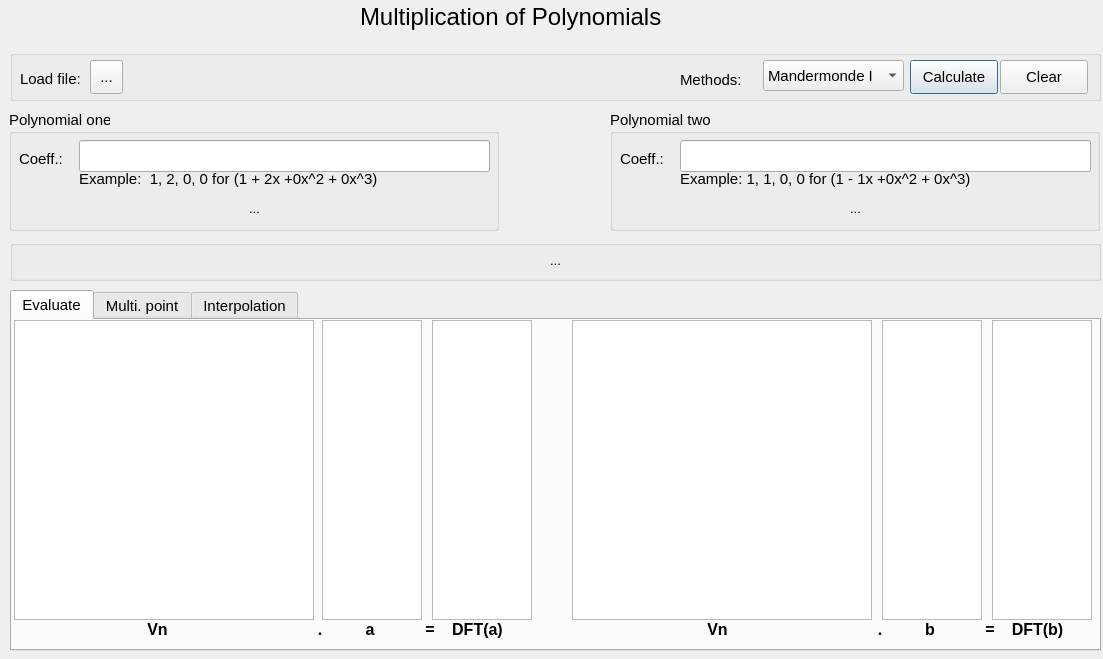
<?xml version="1.0" encoding="UTF-8"?>
<ui version="4.0">
 <class>Dialog</class>
 <widget class="QDialog" name="Dialog">
  <property name="geometry">
   <rect>
    <x>0</x>
    <y>0</y>
    <width>1103</width>
    <height>659</height>
   </rect>
  </property>
  <property name="font">
   <font>
    <pointsize>11</pointsize>
   </font>
  </property>
  <property name="windowTitle">
   <string>FFT-ADA</string>
  </property>
  <property name="toolTip">
   <string/>
  </property>
  <property name="layoutDirection">
   <enum>Qt::LeftToRight</enum>
  </property>
  <widget class="QLabel" name="label">
   <property name="geometry">
    <rect>
     <x>360</x>
     <y>0</y>
     <width>331</width>
     <height>34</height>
    </rect>
   </property>
   <property name="font">
    <font>
     <pointsize>18</pointsize>
    </font>
   </property>
   <property name="toolTip">
    <string>ddd</string>
   </property>
   <property name="text">
    <string>Multiplication of Polynomials</string>
   </property>
  </widget>
  <widget class="QGroupBox" name="groupBox">
   <property name="geometry">
    <rect>
     <x>10</x>
     <y>50</y>
     <width>1091</width>
     <height>51</height>
    </rect>
   </property>
   <property name="title">
    <string/>
   </property>
   <widget class="QLabel" name="label_2">
    <property name="geometry">
     <rect>
      <x>10</x>
      <y>20</y>
      <width>71</width>
      <height>18</height>
     </rect>
    </property>
    <property name="text">
     <string>Load file:</string>
    </property>
   </widget>
   <widget class="QToolButton" name="toolButton_load">
    <property name="geometry">
     <rect>
      <x>80</x>
      <y>10</y>
      <width>33</width>
      <height>34</height>
     </rect>
    </property>
    <property name="text">
     <string>...</string>
    </property>
   </widget>
   <widget class="QPushButton" name="pushButton_calculate">
    <property name="geometry">
     <rect>
      <x>900</x>
      <y>10</y>
      <width>88</width>
      <height>34</height>
     </rect>
    </property>
    <property name="text">
     <string>Calculate</string>
    </property>
   </widget>
   <widget class="QComboBox" name="comboBox_method">
    <property name="geometry">
     <rect>
      <x>753</x>
      <y>10</y>
      <width>141</width>
      <height>31</height>
     </rect>
    </property>
    <item>
     <property name="text">
      <string>Mandermonde I</string>
     </property>
    </item>
    <item>
     <property name="text">
      <string>Vandermonde R</string>
     </property>
    </item>
    <item>
     <property name="text">
      <string>Bit Reverso</string>
     </property>
    </item>
    <item>
     <property name="text">
      <string>Lagrange</string>
     </property>
    </item>
   </widget>
   <widget class="QLabel" name="label_3">
    <property name="geometry">
     <rect>
      <x>670</x>
      <y>20</y>
      <width>71</width>
      <height>20</height>
     </rect>
    </property>
    <property name="font">
     <font>
      <pointsize>11</pointsize>
     </font>
    </property>
    <property name="text">
     <string>Methods:</string>
    </property>
   </widget>
   <widget class="QPushButton" name="pushButton_clear">
    <property name="geometry">
     <rect>
      <x>990</x>
      <y>10</y>
      <width>88</width>
      <height>34</height>
     </rect>
    </property>
    <property name="text">
     <string>Clear</string>
    </property>
   </widget>
  </widget>
  <widget class="QGroupBox" name="groupBox_2">
   <property name="geometry">
    <rect>
     <x>9</x>
     <y>110</y>
     <width>490</width>
     <height>121</height>
    </rect>
   </property>
   <property name="title">
    <string>Polynomial one</string>
   </property>
   <widget class="QLabel" name="label_4">
    <property name="geometry">
     <rect>
      <x>10</x>
      <y>40</y>
      <width>58</width>
      <height>18</height>
     </rect>
    </property>
    <property name="text">
     <string>Coeff.:</string>
    </property>
   </widget>
   <widget class="QLineEdit" name="lineEdit_poly_a">
    <property name="geometry">
     <rect>
      <x>70</x>
      <y>30</y>
      <width>411</width>
      <height>32</height>
     </rect>
    </property>
   </widget>
   <widget class="QLabel" name="label_poly_a">
    <property name="geometry">
     <rect>
      <x>10</x>
      <y>90</y>
      <width>471</width>
      <height>16</height>
     </rect>
    </property>
    <property name="font">
     <font>
      <pointsize>10</pointsize>
     </font>
    </property>
    <property name="layoutDirection">
     <enum>Qt::LeftToRight</enum>
    </property>
    <property name="midLineWidth">
     <number>0</number>
    </property>
    <property name="text">
     <string>...</string>
    </property>
    <property name="alignment">
     <set>Qt::AlignCenter</set>
    </property>
   </widget>
   <widget class="QLabel" name="label_41">
    <property name="geometry">
     <rect>
      <x>70</x>
      <y>60</y>
      <width>411</width>
      <height>18</height>
     </rect>
    </property>
    <property name="text">
     <string>Example:  1, 2, 0, 0 for (1 + 2x +0x^2 + 0x^3)</string>
    </property>
   </widget>
  </widget>
  <widget class="QGroupBox" name="groupBox_3">
   <property name="geometry">
    <rect>
     <x>610</x>
     <y>110</y>
     <width>490</width>
     <height>121</height>
    </rect>
   </property>
   <property name="title">
    <string>Polynomial two</string>
   </property>
   <widget class="QLabel" name="label_5">
    <property name="geometry">
     <rect>
      <x>10</x>
      <y>40</y>
      <width>58</width>
      <height>18</height>
     </rect>
    </property>
    <property name="text">
     <string>Coeff.:</string>
    </property>
   </widget>
   <widget class="QLineEdit" name="lineEdit_poly_b">
    <property name="geometry">
     <rect>
      <x>70</x>
      <y>30</y>
      <width>411</width>
      <height>32</height>
     </rect>
    </property>
   </widget>
   <widget class="QLabel" name="label_poly_b">
    <property name="geometry">
     <rect>
      <x>10</x>
      <y>90</y>
      <width>471</width>
      <height>16</height>
     </rect>
    </property>
    <property name="font">
     <font>
      <pointsize>10</pointsize>
      <weight>50</weight>
      <bold>false</bold>
     </font>
    </property>
    <property name="layoutDirection">
     <enum>Qt::LeftToRight</enum>
    </property>
    <property name="midLineWidth">
     <number>0</number>
    </property>
    <property name="text">
     <string>...</string>
    </property>
    <property name="alignment">
     <set>Qt::AlignCenter</set>
    </property>
   </widget>
   <widget class="QLabel" name="label_42">
    <property name="geometry">
     <rect>
      <x>70</x>
      <y>60</y>
      <width>411</width>
      <height>18</height>
     </rect>
    </property>
    <property name="text">
     <string>Example: 1, 1, 0, 0 for (1 - 1x +0x^2 + 0x^3)</string>
    </property>
   </widget>
  </widget>
  <widget class="QTabWidget" name="tabWidget">
   <property name="geometry">
    <rect>
     <x>10</x>
     <y>290</y>
     <width>1091</width>
     <height>361</height>
    </rect>
   </property>
   <property name="currentIndex">
    <number>0</number>
   </property>
   <widget class="QWidget" name="tab_1">
    <attribute name="title">
     <string>Evaluate</string>
    </attribute>
    <widget class="QTableWidget" name="tableWidget_vn_a">
     <property name="geometry">
      <rect>
       <x>2</x>
       <y>0</y>
       <width>300</width>
       <height>300</height>
      </rect>
     </property>
     <attribute name="horizontalHeaderCascadingSectionResizes">
      <bool>true</bool>
     </attribute>
     <attribute name="horizontalHeaderDefaultSectionSize">
      <number>60</number>
     </attribute>
    </widget>
    <widget class="QTableWidget" name="tableWidget_coff_a">
     <property name="geometry">
      <rect>
       <x>310</x>
       <y>0</y>
       <width>100</width>
       <height>300</height>
      </rect>
     </property>
     <attribute name="horizontalHeaderCascadingSectionResizes">
      <bool>true</bool>
     </attribute>
     <attribute name="horizontalHeaderDefaultSectionSize">
      <number>100</number>
     </attribute>
    </widget>
    <widget class="QTableWidget" name="tableWidget_dft_a">
     <property name="geometry">
      <rect>
       <x>420</x>
       <y>0</y>
       <width>100</width>
       <height>300</height>
      </rect>
     </property>
     <attribute name="horizontalHeaderCascadingSectionResizes">
      <bool>true</bool>
     </attribute>
     <attribute name="horizontalHeaderDefaultSectionSize">
      <number>100</number>
     </attribute>
    </widget>
    <widget class="QLabel" name="label_6">
     <property name="geometry">
      <rect>
       <x>130</x>
       <y>300</y>
       <width>31</width>
       <height>18</height>
      </rect>
     </property>
     <property name="font">
      <font>
       <pointsize>12</pointsize>
       <weight>75</weight>
       <bold>true</bold>
      </font>
     </property>
     <property name="text">
      <string>Vn</string>
     </property>
     <property name="alignment">
      <set>Qt::AlignCenter</set>
     </property>
    </widget>
    <widget class="QLabel" name="label_7">
     <property name="geometry">
      <rect>
       <x>350</x>
       <y>300</y>
       <width>16</width>
       <height>18</height>
      </rect>
     </property>
     <property name="font">
      <font>
       <pointsize>12</pointsize>
       <weight>75</weight>
       <bold>true</bold>
      </font>
     </property>
     <property name="text">
      <string>a</string>
     </property>
     <property name="alignment">
      <set>Qt::AlignCenter</set>
     </property>
    </widget>
    <widget class="QLabel" name="label_8">
     <property name="geometry">
      <rect>
       <x>440</x>
       <y>300</y>
       <width>51</width>
       <height>18</height>
      </rect>
     </property>
     <property name="font">
      <font>
       <pointsize>12</pointsize>
       <weight>75</weight>
       <bold>true</bold>
      </font>
     </property>
     <property name="text">
      <string>DFT(a)</string>
     </property>
     <property name="alignment">
      <set>Qt::AlignCenter</set>
     </property>
    </widget>
    <widget class="QLabel" name="label_9">
     <property name="geometry">
      <rect>
       <x>300</x>
       <y>300</y>
       <width>16</width>
       <height>18</height>
      </rect>
     </property>
     <property name="font">
      <font>
       <pointsize>12</pointsize>
       <weight>75</weight>
       <bold>true</bold>
      </font>
     </property>
     <property name="text">
      <string>.</string>
     </property>
     <property name="alignment">
      <set>Qt::AlignCenter</set>
     </property>
    </widget>
    <widget class="QLabel" name="label_10">
     <property name="geometry">
      <rect>
       <x>410</x>
       <y>300</y>
       <width>16</width>
       <height>18</height>
      </rect>
     </property>
     <property name="font">
      <font>
       <pointsize>12</pointsize>
       <weight>75</weight>
       <bold>true</bold>
      </font>
     </property>
     <property name="text">
      <string>=</string>
     </property>
     <property name="alignment">
      <set>Qt::AlignCenter</set>
     </property>
    </widget>
    <widget class="QLabel" name="label_11">
     <property name="geometry">
      <rect>
       <x>690</x>
       <y>270</y>
       <width>31</width>
       <height>18</height>
      </rect>
     </property>
     <property name="font">
      <font>
       <weight>75</weight>
       <bold>true</bold>
      </font>
     </property>
     <property name="text">
      <string>Vn</string>
     </property>
    </widget>
    <widget class="QTableWidget" name="tableWidget_coff_b">
     <property name="geometry">
      <rect>
       <x>870</x>
       <y>0</y>
       <width>100</width>
       <height>300</height>
      </rect>
     </property>
     <attribute name="horizontalHeaderCascadingSectionResizes">
      <bool>true</bool>
     </attribute>
     <attribute name="horizontalHeaderDefaultSectionSize">
      <number>100</number>
     </attribute>
    </widget>
    <widget class="QTableWidget" name="tableWidget_vn_b">
     <property name="geometry">
      <rect>
       <x>560</x>
       <y>0</y>
       <width>300</width>
       <height>300</height>
      </rect>
     </property>
     <attribute name="horizontalHeaderCascadingSectionResizes">
      <bool>true</bool>
     </attribute>
     <attribute name="horizontalHeaderDefaultSectionSize">
      <number>60</number>
     </attribute>
    </widget>
    <widget class="QTableWidget" name="tableWidget_dft_b">
     <property name="geometry">
      <rect>
       <x>980</x>
       <y>0</y>
       <width>100</width>
       <height>300</height>
      </rect>
     </property>
     <attribute name="horizontalHeaderCascadingSectionResizes">
      <bool>true</bool>
     </attribute>
     <attribute name="horizontalHeaderDefaultSectionSize">
      <number>100</number>
     </attribute>
    </widget>
    <widget class="QLabel" name="label_12">
     <property name="geometry">
      <rect>
       <x>690</x>
       <y>300</y>
       <width>31</width>
       <height>18</height>
      </rect>
     </property>
     <property name="font">
      <font>
       <pointsize>12</pointsize>
       <weight>75</weight>
       <bold>true</bold>
      </font>
     </property>
     <property name="text">
      <string>Vn</string>
     </property>
     <property name="alignment">
      <set>Qt::AlignCenter</set>
     </property>
    </widget>
    <widget class="QLabel" name="label_13">
     <property name="geometry">
      <rect>
       <x>970</x>
       <y>300</y>
       <width>16</width>
       <height>18</height>
      </rect>
     </property>
     <property name="font">
      <font>
       <pointsize>12</pointsize>
       <weight>75</weight>
       <bold>true</bold>
      </font>
     </property>
     <property name="text">
      <string>=</string>
     </property>
     <property name="alignment">
      <set>Qt::AlignCenter</set>
     </property>
    </widget>
    <widget class="QLabel" name="label_14">
     <property name="geometry">
      <rect>
       <x>910</x>
       <y>300</y>
       <width>16</width>
       <height>18</height>
      </rect>
     </property>
     <property name="font">
      <font>
       <pointsize>12</pointsize>
       <weight>75</weight>
       <bold>true</bold>
      </font>
     </property>
     <property name="text">
      <string>b</string>
     </property>
     <property name="alignment">
      <set>Qt::AlignCenter</set>
     </property>
    </widget>
    <widget class="QLabel" name="label_15">
     <property name="geometry">
      <rect>
       <x>1000</x>
       <y>300</y>
       <width>51</width>
       <height>18</height>
      </rect>
     </property>
     <property name="font">
      <font>
       <pointsize>12</pointsize>
       <weight>75</weight>
       <bold>true</bold>
      </font>
     </property>
     <property name="text">
      <string>DFT(b)</string>
     </property>
     <property name="alignment">
      <set>Qt::AlignCenter</set>
     </property>
    </widget>
    <widget class="QLabel" name="label_23">
     <property name="geometry">
      <rect>
       <x>860</x>
       <y>300</y>
       <width>16</width>
       <height>18</height>
      </rect>
     </property>
     <property name="font">
      <font>
       <pointsize>12</pointsize>
       <weight>75</weight>
       <bold>true</bold>
      </font>
     </property>
     <property name="text">
      <string>.</string>
     </property>
     <property name="alignment">
      <set>Qt::AlignCenter</set>
     </property>
    </widget>
   </widget>
   <widget class="QWidget" name="tab_2">
    <attribute name="title">
     <string>Multi. point</string>
    </attribute>
    <widget class="QTableWidget" name="tableWidget_yn">
     <property name="geometry">
      <rect>
       <x>570</x>
       <y>0</y>
       <width>100</width>
       <height>300</height>
      </rect>
     </property>
     <attribute name="horizontalHeaderCascadingSectionResizes">
      <bool>true</bool>
     </attribute>
     <attribute name="horizontalHeaderDefaultSectionSize">
      <number>100</number>
     </attribute>
    </widget>
    <widget class="QLabel" name="label_16">
     <property name="geometry">
      <rect>
       <x>490</x>
       <y>300</y>
       <width>51</width>
       <height>20</height>
      </rect>
     </property>
     <property name="font">
      <font>
       <pointsize>12</pointsize>
       <weight>75</weight>
       <bold>true</bold>
      </font>
     </property>
     <property name="text">
      <string>DFT(b)</string>
     </property>
     <property name="alignment">
      <set>Qt::AlignCenter</set>
     </property>
    </widget>
    <widget class="QLabel" name="label_17">
     <property name="geometry">
      <rect>
       <x>610</x>
       <y>300</y>
       <width>21</width>
       <height>18</height>
      </rect>
     </property>
     <property name="font">
      <font>
       <pointsize>12</pointsize>
       <weight>75</weight>
       <bold>true</bold>
      </font>
     </property>
     <property name="text">
      <string>Yn</string>
     </property>
     <property name="alignment">
      <set>Qt::AlignCenter</set>
     </property>
    </widget>
    <widget class="QTableWidget" name="tableWidget_dft_b_2">
     <property name="geometry">
      <rect>
       <x>460</x>
       <y>0</y>
       <width>100</width>
       <height>300</height>
      </rect>
     </property>
     <attribute name="horizontalHeaderCascadingSectionResizes">
      <bool>true</bool>
     </attribute>
     <attribute name="horizontalHeaderDefaultSectionSize">
      <number>100</number>
     </attribute>
    </widget>
    <widget class="QLabel" name="label_18">
     <property name="geometry">
      <rect>
       <x>560</x>
       <y>300</y>
       <width>16</width>
       <height>18</height>
      </rect>
     </property>
     <property name="font">
      <font>
       <pointsize>12</pointsize>
       <weight>75</weight>
       <bold>true</bold>
      </font>
     </property>
     <property name="text">
      <string>=</string>
     </property>
     <property name="alignment">
      <set>Qt::AlignCenter</set>
     </property>
    </widget>
    <widget class="QTableWidget" name="tableWidget_dft_a_2">
     <property name="geometry">
      <rect>
       <x>355</x>
       <y>0</y>
       <width>100</width>
       <height>300</height>
      </rect>
     </property>
     <attribute name="horizontalHeaderCascadingSectionResizes">
      <bool>true</bool>
     </attribute>
     <attribute name="horizontalHeaderDefaultSectionSize">
      <number>100</number>
     </attribute>
    </widget>
    <widget class="QLabel" name="label_19">
     <property name="geometry">
      <rect>
       <x>380</x>
       <y>300</y>
       <width>51</width>
       <height>20</height>
      </rect>
     </property>
     <property name="font">
      <font>
       <pointsize>12</pointsize>
       <weight>75</weight>
       <bold>true</bold>
      </font>
     </property>
     <property name="text">
      <string>DFT(a)</string>
     </property>
     <property name="alignment">
      <set>Qt::AlignCenter</set>
     </property>
    </widget>
    <widget class="QLabel" name="label_20">
     <property name="geometry">
      <rect>
       <x>450</x>
       <y>300</y>
       <width>16</width>
       <height>18</height>
      </rect>
     </property>
     <property name="font">
      <font>
       <pointsize>12</pointsize>
       <weight>75</weight>
       <bold>true</bold>
      </font>
     </property>
     <property name="text">
      <string>.</string>
     </property>
     <property name="alignment">
      <set>Qt::AlignCenter</set>
     </property>
    </widget>
   </widget>
   <widget class="QWidget" name="tab_3">
    <attribute name="title">
     <string>Interpolation</string>
    </attribute>
    <widget class="QLabel" name="label_21">
     <property name="geometry">
      <rect>
       <x>480</x>
       <y>300</y>
       <width>51</width>
       <height>20</height>
      </rect>
     </property>
     <property name="font">
      <font>
       <pointsize>12</pointsize>
       <weight>75</weight>
       <bold>true</bold>
      </font>
     </property>
     <property name="text">
      <string>Vn^-1</string>
     </property>
     <property name="alignment">
      <set>Qt::AlignCenter</set>
     </property>
    </widget>
    <widget class="QTableWidget" name="tableWidget_vn_inv">
     <property name="geometry">
      <rect>
       <x>360</x>
       <y>0</y>
       <width>300</width>
       <height>300</height>
      </rect>
     </property>
     <attribute name="horizontalHeaderCascadingSectionResizes">
      <bool>true</bool>
     </attribute>
     <attribute name="horizontalHeaderDefaultSectionSize">
      <number>60</number>
     </attribute>
    </widget>
    <widget class="QLabel" name="label_22">
     <property name="geometry">
      <rect>
       <x>710</x>
       <y>300</y>
       <width>21</width>
       <height>18</height>
      </rect>
     </property>
     <property name="font">
      <font>
       <pointsize>12</pointsize>
       <weight>75</weight>
       <bold>true</bold>
      </font>
     </property>
     <property name="text">
      <string>Yn</string>
     </property>
     <property name="alignment">
      <set>Qt::AlignCenter</set>
     </property>
    </widget>
    <widget class="QTableWidget" name="tableWidget_yn_2">
     <property name="geometry">
      <rect>
       <x>670</x>
       <y>0</y>
       <width>100</width>
       <height>300</height>
      </rect>
     </property>
     <attribute name="horizontalHeaderCascadingSectionResizes">
      <bool>true</bool>
     </attribute>
     <attribute name="horizontalHeaderDefaultSectionSize">
      <number>100</number>
     </attribute>
    </widget>
    <widget class="QLabel" name="label_24">
     <property name="geometry">
      <rect>
       <x>350</x>
       <y>300</y>
       <width>16</width>
       <height>18</height>
      </rect>
     </property>
     <property name="font">
      <font>
       <pointsize>12</pointsize>
       <weight>75</weight>
       <bold>true</bold>
      </font>
     </property>
     <property name="text">
      <string>=</string>
     </property>
     <property name="alignment">
      <set>Qt::AlignCenter</set>
     </property>
    </widget>
    <widget class="QLabel" name="label_40">
     <property name="geometry">
      <rect>
       <x>290</x>
       <y>300</y>
       <width>21</width>
       <height>18</height>
      </rect>
     </property>
     <property name="font">
      <font>
       <pointsize>12</pointsize>
       <weight>75</weight>
       <bold>true</bold>
      </font>
     </property>
     <property name="text">
      <string>c</string>
     </property>
     <property name="alignment">
      <set>Qt::AlignCenter</set>
     </property>
    </widget>
    <widget class="QTableWidget" name="tableWidget_coff_c">
     <property name="geometry">
      <rect>
       <x>250</x>
       <y>0</y>
       <width>100</width>
       <height>300</height>
      </rect>
     </property>
     <attribute name="horizontalHeaderCascadingSectionResizes">
      <bool>true</bool>
     </attribute>
     <attribute name="horizontalHeaderDefaultSectionSize">
      <number>100</number>
     </attribute>
    </widget>
    <widget class="QLabel" name="label_coff_c">
     <property name="geometry">
      <rect>
       <x>210</x>
       <y>230</y>
       <width>381</width>
       <height>20</height>
      </rect>
     </property>
     <property name="font">
      <font>
       <weight>75</weight>
       <bold>true</bold>
      </font>
     </property>
     <property name="text">
      <string/>
     </property>
    </widget>
    <widget class="QLabel" name="label_25">
     <property name="geometry">
      <rect>
       <x>660</x>
       <y>300</y>
       <width>21</width>
       <height>18</height>
      </rect>
     </property>
     <property name="font">
      <font>
       <pointsize>12</pointsize>
       <weight>75</weight>
       <bold>true</bold>
      </font>
     </property>
     <property name="text">
      <string>.</string>
     </property>
     <property name="alignment">
      <set>Qt::AlignCenter</set>
     </property>
    </widget>
   </widget>
  </widget>
  <widget class="QGroupBox" name="groupBox_4">
   <property name="geometry">
    <rect>
     <x>10</x>
     <y>240</y>
     <width>1091</width>
     <height>41</height>
    </rect>
   </property>
   <property name="title">
    <string/>
   </property>
   <property name="alignment">
    <set>Qt::AlignLeading|Qt::AlignLeft|Qt::AlignVCenter</set>
   </property>
   <widget class="QLabel" name="label_solution">
    <property name="geometry">
     <rect>
      <x>10</x>
      <y>5</y>
      <width>1071</width>
      <height>31</height>
     </rect>
    </property>
    <property name="font">
     <font>
      <pointsize>10</pointsize>
      <weight>50</weight>
      <bold>false</bold>
     </font>
    </property>
    <property name="layoutDirection">
     <enum>Qt::LeftToRight</enum>
    </property>
    <property name="midLineWidth">
     <number>0</number>
    </property>
    <property name="text">
     <string>...</string>
    </property>
    <property name="alignment">
     <set>Qt::AlignCenter</set>
    </property>
   </widget>
  </widget>
 </widget>
 <resources/>
 <connections/>
</ui>
